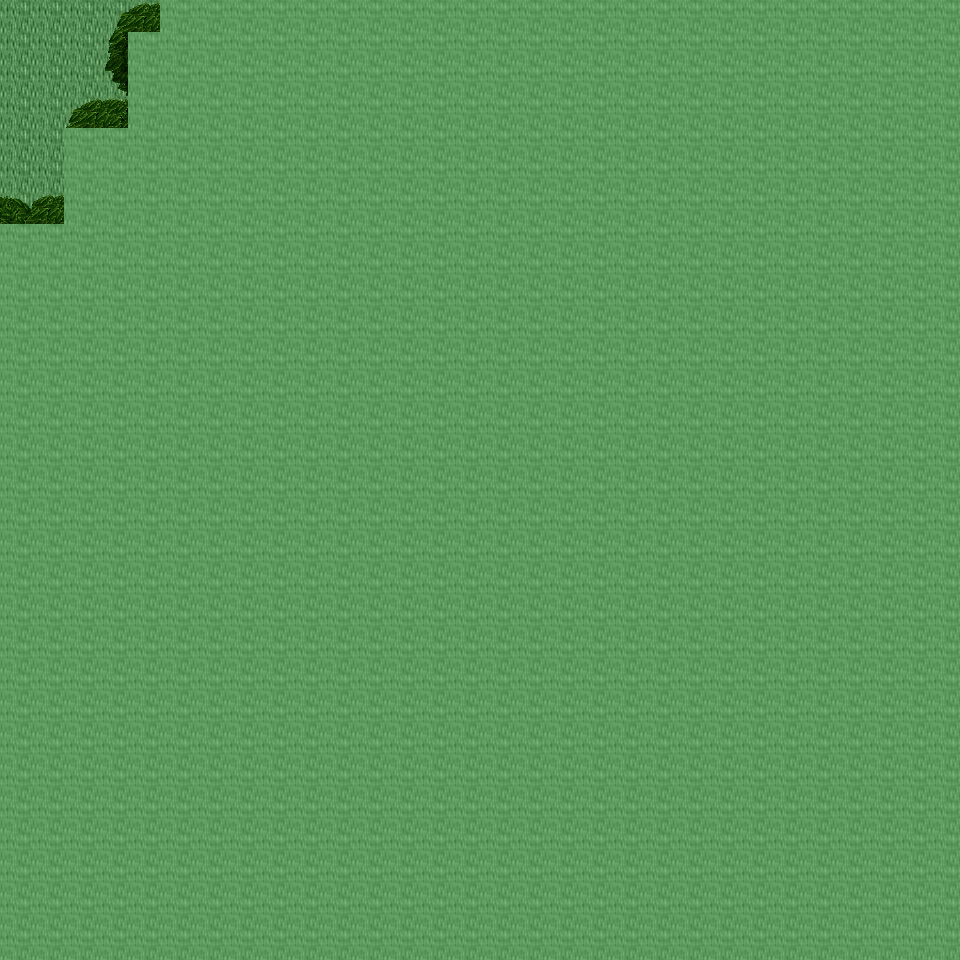

This is a level from a 2D game, rendered from its Tiled map with the project's own tilesets. A one-line summary and the map file follow, with tile-layer data summarised:
An orthogonal 30x30 tile map with 32x32 px tiles, 6 tile layers (Ground, Object, Object2, Above, ...), 16 tilesets and 1 object (mapchange).

<map version="1.0" orientation="orthogonal" renderorder="right-down" width="30" height="30" tilewidth="32" tileheight="32" nextobjectid="2">
  <tileset firstgid="1" name="tileset_ground_ground" tilewidth="32" tileheight="32" tilecount="33" columns="3">
    <image source="../drawable/tileset_ground_ground.png" width="96" height="352" />
  </tileset>
  <tileset firstgid="34" name="tileset_ground_ridge_earth_dark" tilewidth="32" tileheight="32" tilecount="96" columns="12">
    <image source="../drawable/tileset_ground_ridge_earth_dark.png" width="384" height="256" />
  </tileset>
  <tileset firstgid="130" name="tileset_ground_rock_pebbles" tilewidth="32" tileheight="32" tilecount="3" columns="1">
    <image source="../drawable/tileset_ground_rock_pebbles.png" width="32" height="96" />
  </tileset>
  <tileset firstgid="133" name="tileset_plant_grasses" tilewidth="32" tileheight="32" tilecount="6" columns="3">
    <image source="../drawable/tileset_plant_grasses.png" width="96" height="64" />
  </tileset>
  <tileset firstgid="139" name="tileset_ground_grass_corners" tilewidth="32" tileheight="32" tilecount="24" columns="6">
    <image source="../drawable/tileset_ground_grass_corners.png" width="192" height="128" />
  </tileset>
  <tileset firstgid="163" name="tileset_ground_grass_edges" tilewidth="32" tileheight="32" tilecount="36" columns="12">
    <image source="../drawable/tileset_ground_grass_edges.png" width="384" height="96" />
  </tileset>
  <tileset firstgid="199" name="tileset_plant_flower_daisy_white" tilewidth="32" tileheight="32" tilecount="8" columns="2">
    <image source="../drawable/tileset_plant_flower_daisy_white.png" width="64" height="128" />
  </tileset>
  <tileset firstgid="207" name="tileset_plant_flower_daisy_yellow" tilewidth="32" tileheight="32" tilecount="8" columns="2">
    <image source="../drawable/tileset_plant_flower_daisy_yellow.png" width="64" height="128" />
  </tileset>
  <tileset firstgid="215" name="tileset_plant_stump_stump_green" tilewidth="32" tileheight="32" tilecount="4" columns="2">
    <image source="../drawable/tileset_plant_stump_stump_green.png" width="64" height="64" />
  </tileset>
  <tileset firstgid="219" name="tileset_plant_tree_tree_darkgreen" tilewidth="32" tileheight="32" tilecount="88" columns="8">
    <image source="../drawable/tileset_plant_tree_tree_darkgreen.png" width="256" height="352" />
  </tileset>
  <tileset firstgid="307" name="tileset_logic_collision" tilewidth="32" tileheight="32" tilecount="1" columns="1">
    <image source="../drawable/tileset_logic_collision.png" width="32" height="32" />
  </tileset>
  <tileset firstgid="308" name="tileset_plant_tree_dead_tree_5" tilewidth="32" tileheight="32" tilecount="20" columns="4">
    <image source="../drawable/tileset_plant_tree_dead_tree_5.png" width="128" height="160" />
  </tileset>
  <tileset firstgid="328" name="tileset_plant_tree_dead_tree_6" tilewidth="32" tileheight="32" tilecount="20" columns="4">
    <image source="../drawable/tileset_plant_tree_dead_tree_6.png" width="128" height="160" />
  </tileset>
  <tileset firstgid="348" name="tileset_plant_tree_dead_tree_7" tilewidth="32" tileheight="32" tilecount="20" columns="4">
    <image source="../drawable/tileset_plant_tree_dead_tree_7.png" width="128" height="160" />
  </tileset>
  <tileset firstgid="368" name="tileset_plant_bush_large_dead" tilewidth="32" tileheight="32" tilecount="2" columns="1">
    <image source="../drawable/tileset_plant_bush_large_dead.png" width="32" height="64" />
  </tileset>
  <tileset firstgid="370" name="tileset_plant_bush_large_wide_dead" tilewidth="32" tileheight="32" tilecount="4" columns="2">
    <image source="../drawable/tileset_plant_bush_large_wide_dead.png" width="64" height="64" />
  </tileset>
  <layer name="Ground" width="30" height="30">
    <data>[900 cells, 900 non-empty, 2 distinct tile ids]</data>
  </layer>
  <layer name="Object" width="30" height="30">
    <data>[900 cells, 85 non-empty, 18 distinct tile ids]</data>
  </layer>
  <layer name="Object2" width="30" height="30">
    <data>[900 cells, 2 non-empty, 2 distinct tile ids]</data>
  </layer>
  <layer name="Above" width="30" height="30">
    <data>[900 cells, 227 non-empty, 29 distinct tile ids]</data>
  </layer>
  <layer name="Above2" width="30" height="30">
    <data>[900 cells, 0 non-empty, 0 distinct tile ids]</data>
  </layer>
  <layer name="Walkable" width="30" height="30">
    <data>[900 cells, 877 non-empty, 1 distinct tile ids]</data>
  </layer>
  <objectgroup name="MapEvents">
    <object id="1" name="west" type="mapchange" x="0" y="0" width="32" height="224">
      <properties>
        <property name="map" value="0_ados_mountain_n2_w2_x2_y0" />
        <property name="place" value="east" />
      </properties>
    </object>
  </objectgroup>
</map>
